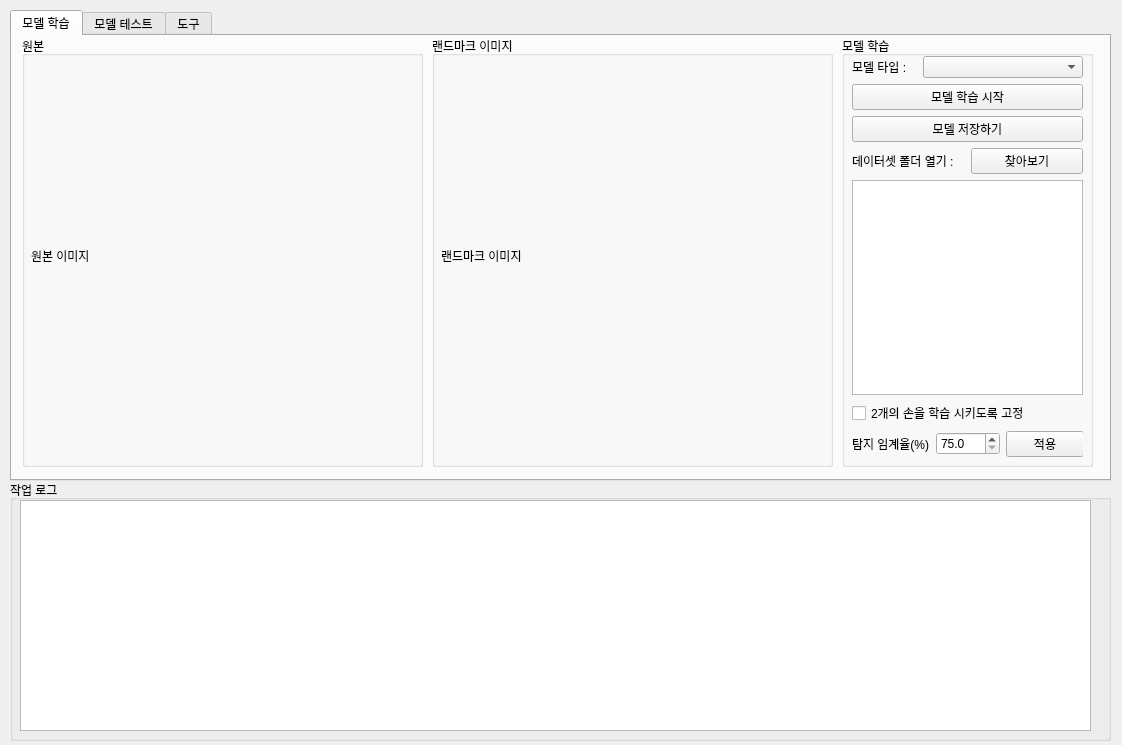
<?xml version="1.0" encoding="UTF-8"?>
<ui version="4.0">
 <class>Form</class>
 <widget class="QWidget" name="Form">
  <property name="enabled">
   <bool>true</bool>
  </property>
  <property name="geometry">
   <rect>
    <x>0</x>
    <y>0</y>
    <width>1122</width>
    <height>745</height>
   </rect>
  </property>
  <property name="windowTitle">
   <string>도우미 유틸</string>
  </property>
  <widget class="QTabWidget" name="main_menu_tab">
   <property name="geometry">
    <rect>
     <x>10</x>
     <y>10</y>
     <width>1101</width>
     <height>471</height>
    </rect>
   </property>
   <property name="currentIndex">
    <number>0</number>
   </property>
   <widget class="QWidget" name="train_tab">
    <attribute name="title">
     <string>모델 학습</string>
    </attribute>
    <widget class="QGroupBox" name="groupBox">
     <property name="geometry">
      <rect>
       <x>10</x>
       <y>0</y>
       <width>401</width>
       <height>431</height>
      </rect>
     </property>
     <property name="title">
      <string>원본</string>
     </property>
     <widget class="QWidget" name="verticalLayoutWidget_2">
      <property name="geometry">
       <rect>
        <x>9</x>
        <y>19</y>
        <width>381</width>
        <height>401</height>
       </rect>
      </property>
      <layout class="QVBoxLayout" name="verticalLayout_3">
       <item>
        <widget class="QLabel" name="train_original_img_label">
         <property name="text">
          <string>원본 이미지</string>
         </property>
        </widget>
       </item>
      </layout>
     </widget>
    </widget>
    <widget class="QGroupBox" name="groupBox_2">
     <property name="geometry">
      <rect>
       <x>420</x>
       <y>0</y>
       <width>401</width>
       <height>431</height>
      </rect>
     </property>
     <property name="title">
      <string>랜드마크 이미지</string>
     </property>
     <widget class="QWidget" name="verticalLayoutWidget_3">
      <property name="geometry">
       <rect>
        <x>9</x>
        <y>19</y>
        <width>381</width>
        <height>401</height>
       </rect>
      </property>
      <layout class="QVBoxLayout" name="verticalLayout_4">
       <item>
        <widget class="QLabel" name="train_result_img_label">
         <property name="text">
          <string>랜드마크 이미지</string>
         </property>
        </widget>
       </item>
      </layout>
     </widget>
    </widget>
    <widget class="QGroupBox" name="groupBox_3">
     <property name="geometry">
      <rect>
       <x>830</x>
       <y>0</y>
       <width>251</width>
       <height>431</height>
      </rect>
     </property>
     <property name="title">
      <string>모델 학습</string>
     </property>
     <widget class="QWidget" name="verticalLayoutWidget">
      <property name="geometry">
       <rect>
        <x>10</x>
        <y>20</y>
        <width>231</width>
        <height>401</height>
       </rect>
      </property>
      <layout class="QVBoxLayout" name="verticalLayout">
       <item>
        <layout class="QVBoxLayout" name="verticalLayout_6">
         <item>
          <layout class="QHBoxLayout" name="horizontalLayout_3">
           <item>
            <widget class="QLabel" name="label_2">
             <property name="sizePolicy">
              <sizepolicy hsizetype="Fixed" vsizetype="Preferred">
               <horstretch>0</horstretch>
               <verstretch>0</verstretch>
              </sizepolicy>
             </property>
             <property name="text">
              <string>모델 타입 :   </string>
             </property>
            </widget>
           </item>
           <item>
            <widget class="QComboBox" name="train_type_combo">
             <property name="accessibleName">
              <string/>
             </property>
             <property name="editable">
              <bool>false</bool>
             </property>
             <property name="placeholderText">
              <string/>
             </property>
            </widget>
           </item>
          </layout>
         </item>
         <item>
          <widget class="QPushButton" name="train_model_train_button">
           <property name="text">
            <string>모델 학습 시작</string>
           </property>
          </widget>
         </item>
         <item>
          <widget class="QPushButton" name="train_model_save_button">
           <property name="text">
            <string>모델 저장하기</string>
           </property>
          </widget>
         </item>
        </layout>
       </item>
       <item>
        <layout class="QHBoxLayout" name="horizontalLayout">
         <item>
          <widget class="QLabel" name="label">
           <property name="text">
            <string>데이터셋 폴더 열기 : </string>
           </property>
          </widget>
         </item>
         <item>
          <widget class="QPushButton" name="train_dataset_path_find_button">
           <property name="text">
            <string>찾아보기</string>
           </property>
          </widget>
         </item>
        </layout>
       </item>
       <item>
        <layout class="QVBoxLayout" name="verticalLayout_7">
         <item>
          <widget class="QListWidget" name="train_dataset_list"/>
         </item>
        </layout>
       </item>
       <item>
        <layout class="QHBoxLayout" name="horizontalLayout_7">
         <item>
          <widget class="QCheckBox" name="train_two_hand_checkBox">
           <property name="text">
            <string>2개의 손을 학습 시키도록 고정</string>
           </property>
          </widget>
         </item>
        </layout>
       </item>
       <item>
        <layout class="QHBoxLayout" name="horizontalLayout_4">
         <item>
          <widget class="QLabel" name="label_3">
           <property name="sizePolicy">
            <sizepolicy hsizetype="Fixed" vsizetype="Preferred">
             <horstretch>0</horstretch>
             <verstretch>0</verstretch>
            </sizepolicy>
           </property>
           <property name="text">
            <string>탐지 임계율(%) : </string>
           </property>
          </widget>
         </item>
         <item>
          <widget class="QDoubleSpinBox" name="train_thresh_spin_edit">
           <property name="enabled">
            <bool>true</bool>
           </property>
           <property name="specialValueText">
            <string>75.0</string>
           </property>
           <property name="decimals">
            <number>3</number>
           </property>
          </widget>
         </item>
         <item>
          <widget class="QPushButton" name="train_thresh_apply_button">
           <property name="text">
            <string>적용</string>
           </property>
          </widget>
         </item>
        </layout>
       </item>
      </layout>
     </widget>
    </widget>
   </widget>
   <widget class="QWidget" name="test_tab">
    <attribute name="title">
     <string>모델 테스트</string>
    </attribute>
    <widget class="QGroupBox" name="groupBox_5">
     <property name="geometry">
      <rect>
       <x>10</x>
       <y>0</y>
       <width>401</width>
       <height>431</height>
      </rect>
     </property>
     <property name="title">
      <string>원본</string>
     </property>
     <widget class="QWidget" name="verticalLayoutWidget_4">
      <property name="geometry">
       <rect>
        <x>9</x>
        <y>19</y>
        <width>381</width>
        <height>401</height>
       </rect>
      </property>
      <layout class="QVBoxLayout" name="verticalLayout_5">
       <item>
        <widget class="QLabel" name="test_original_img_label">
         <property name="text">
          <string>원본 이미지</string>
         </property>
        </widget>
       </item>
      </layout>
     </widget>
    </widget>
    <widget class="QGroupBox" name="groupBox_6">
     <property name="geometry">
      <rect>
       <x>420</x>
       <y>0</y>
       <width>401</width>
       <height>431</height>
      </rect>
     </property>
     <property name="title">
      <string>테스트 결과 이미지</string>
     </property>
     <widget class="QWidget" name="verticalLayoutWidget_6">
      <property name="geometry">
       <rect>
        <x>9</x>
        <y>19</y>
        <width>381</width>
        <height>401</height>
       </rect>
      </property>
      <layout class="QVBoxLayout" name="verticalLayout_8">
       <item>
        <widget class="QLabel" name="test_result_img_label">
         <property name="text">
          <string>테스트 결과 이미지</string>
         </property>
        </widget>
       </item>
      </layout>
     </widget>
    </widget>
    <widget class="QGroupBox" name="groupBox_7">
     <property name="geometry">
      <rect>
       <x>830</x>
       <y>0</y>
       <width>251</width>
       <height>431</height>
      </rect>
     </property>
     <property name="title">
      <string>도구</string>
     </property>
     <widget class="QWidget" name="verticalLayoutWidget_9">
      <property name="geometry">
       <rect>
        <x>10</x>
        <y>20</y>
        <width>231</width>
        <height>401</height>
       </rect>
      </property>
      <layout class="QVBoxLayout" name="verticalLayout_11">
       <item>
        <layout class="QVBoxLayout" name="verticalLayout_12">
         <item>
          <layout class="QHBoxLayout" name="horizontalLayout_5">
           <item>
            <widget class="QLabel" name="label_4">
             <property name="sizePolicy">
              <sizepolicy hsizetype="Fixed" vsizetype="Preferred">
               <horstretch>0</horstretch>
               <verstretch>0</verstretch>
              </sizepolicy>
             </property>
             <property name="text">
              <string>모델 타입 :   </string>
             </property>
            </widget>
           </item>
           <item>
            <widget class="QComboBox" name="test_type_combo">
             <property name="accessibleName">
              <string/>
             </property>
             <property name="editable">
              <bool>false</bool>
             </property>
             <property name="placeholderText">
              <string/>
             </property>
            </widget>
           </item>
          </layout>
         </item>
         <item>
          <widget class="QPushButton" name="test_model_load_button">
           <property name="text">
            <string>모델 불러오기</string>
           </property>
          </widget>
         </item>
        </layout>
       </item>
       <item>
        <layout class="QHBoxLayout" name="horizontalLayout_2">
         <item>
          <widget class="QLabel" name="label_5">
           <property name="text">
            <string>테스트셋 폴더 열기 : </string>
           </property>
          </widget>
         </item>
         <item>
          <widget class="QPushButton" name="test_dataset_path_find_button">
           <property name="text">
            <string>찾아보기</string>
           </property>
          </widget>
         </item>
        </layout>
       </item>
       <item>
        <widget class="QCheckBox" name="test_cam_use_check">
         <property name="text">
          <string>웹캠을 이용해서 테스트</string>
         </property>
        </widget>
       </item>
       <item>
        <layout class="QVBoxLayout" name="verticalLayout_13">
         <item>
          <widget class="QListWidget" name="test_dataset_list"/>
         </item>
        </layout>
       </item>
      </layout>
     </widget>
    </widget>
   </widget>
   <widget class="QWidget" name="tools_tab">
    <attribute name="title">
     <string>도구</string>
    </attribute>
   </widget>
  </widget>
  <widget class="QGroupBox" name="groupBox_4">
   <property name="geometry">
    <rect>
     <x>10</x>
     <y>480</y>
     <width>1101</width>
     <height>261</height>
    </rect>
   </property>
   <property name="title">
    <string>작업 로그</string>
   </property>
   <widget class="QWidget" name="verticalLayoutWidget_5">
    <property name="geometry">
     <rect>
      <x>10</x>
      <y>20</y>
      <width>1071</width>
      <height>231</height>
     </rect>
    </property>
    <layout class="QVBoxLayout" name="verticalLayout_2">
     <item>
      <widget class="QListWidget" name="main_log_list"/>
     </item>
    </layout>
   </widget>
  </widget>
 </widget>
 <resources/>
 <connections/>
</ui>
